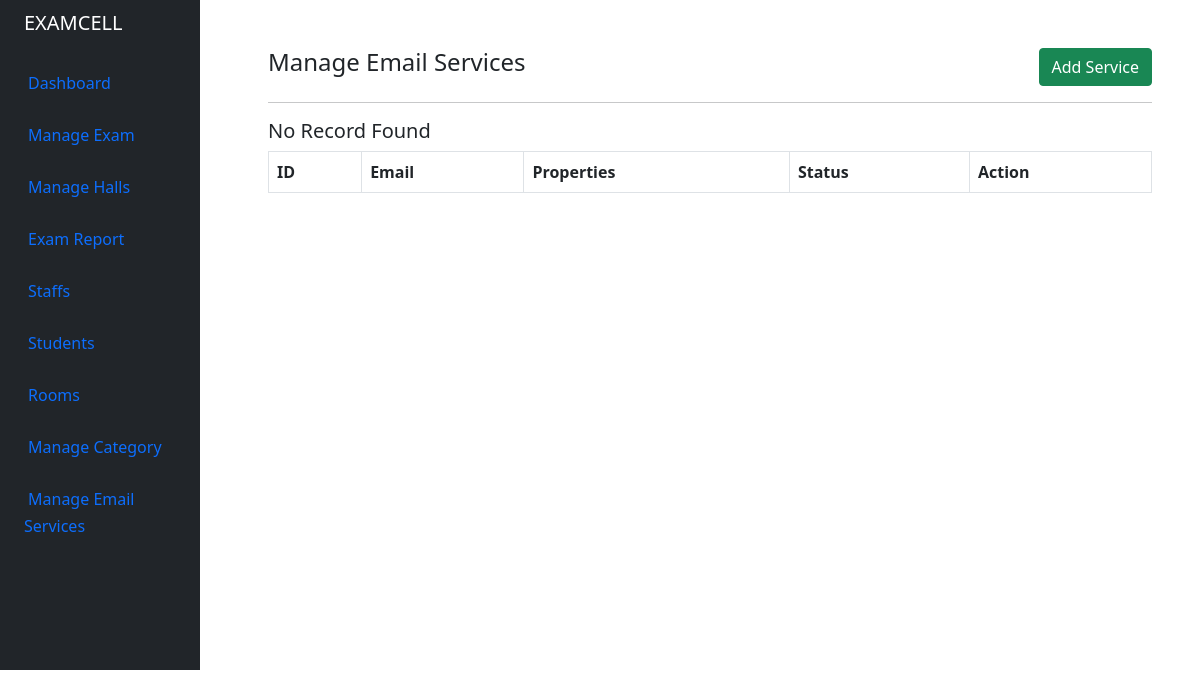
/admin/email_services.php (signed in), run on an earlier commit of the app's database.
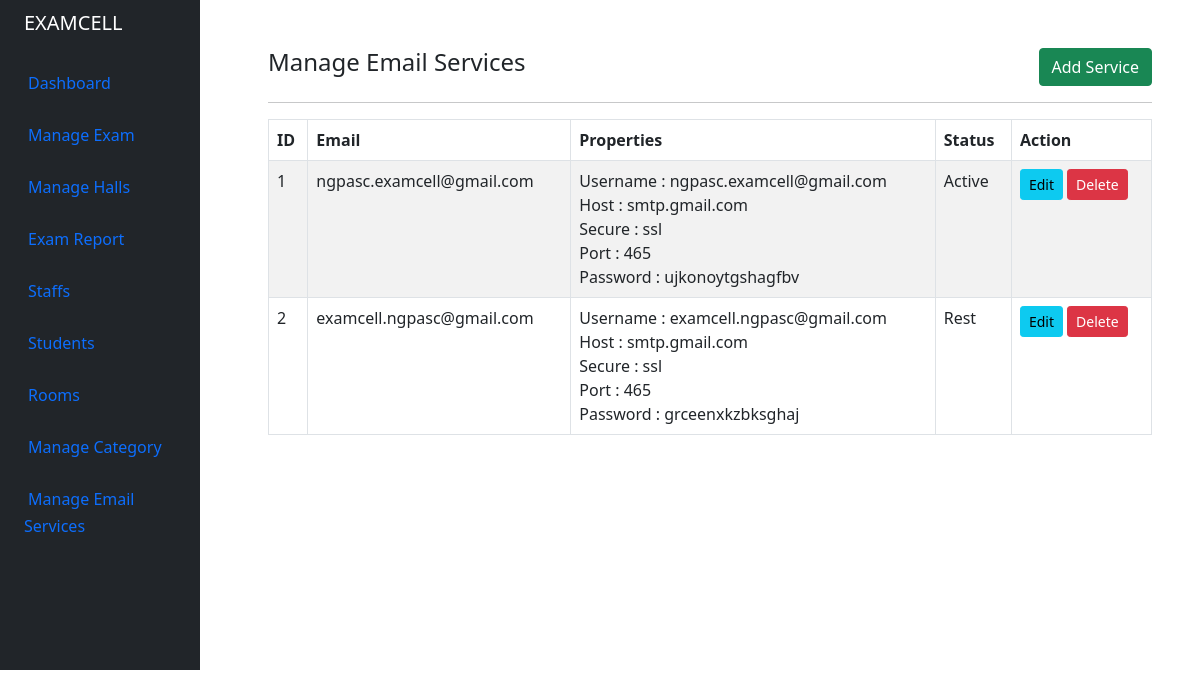
And on a later commit of the database.
### tables this page shows
CREATE TABLE `tbl_email_service` (
 `id` int(11) NOT NULL,
 `email` varchar(255) NOT NULL,
 `properties` longtext DEFAULT NULL,
 `status`  int(11) NOT NULL,
 `reset_datetime` datetime DEFAULT NULL,
 `created_at` datetime NOT NULL,
 `created_by` int(11) NOT NULL,
 `updated_at` datetime NOT NULL,
 `updated_by` int(11) NOT NULL
);

### admin/email_services.php (the view, shortened to what this page needs)
<?php
include '../helpers/basic_helper.php';
if (isset($_SESSION['email']) && isset($_SESSION['id'])) {
    echo site_header();
?>
    <div class="container-fluid">
        <div class="row flex-nowrap">
            <?php echo site_navbar(); ?>
            <div class="after-side-content col py-5 px-5">
                <div class="row">
                    <div class="col-md-8">
                        <h4>Manage Email Services</h4>
                    </div>
                    <div class="col-md-4">
                        <a href="email_service_create_edit.php" class="btn btn-success rounded float-end">Add Service</a>
                    </div>
                </div>
                <div>
                    <hr>
                    <table class="table table-bordered table-striped">
                        <thead>
                            <tr>
                                <th>ID</th>
                                <th>Email</th>
                                <th>Properties</th>
                                <th>Status</th>
                                <th>Action</th>
                            </tr>
                        </thead>
                        <tbody>
                            <?php
                            $query = "SELECT * FROM tbl_email_service";
                            $query_run = mysqli_query($conn, $query);
                            if (mysqli_num_rows($query_run) > 0) {
                                foreach ($query_run as $email_service) {
                            ?>
                                    <tr>
                                        <td><?= $email_service['id']; ?></td>
                                        <td><?= $email_service['email']; ?></td>
                                        <td>
                                            <?php
                                                $properties = json_decode($email_service['properties']);
                                                echo "Username : " . $properties->email_username;
                                                echo "<br>Host : " . $properties->email_host;
                                                echo "<br>Secure : " . $properties->email_secure;
                                                echo "<br>Port : " . $properties->email_port;
                                                echo "<br>Password : " . $properties->password;
                                            ?>
                                        </td>
                                        <td>
                                            <?php
                                                $statuses = ["-1" => "Suspend", "0" => 'Rest', "1" => "Active"];
                                                echo $statuses[$email_service['status']];
                                            ?>
                                        </td>
                                        <td>
                                            <a href="email_service_create_edit.php?id=<?= $email_service['id']; ?>" class="btn btn-info btn-sm">Edit</a>
                                            <form action="controller.php" method="POST" class="d-inline">
                                                <button type="submit" name="delete_email_service" value="<?= $email_service['id']; ?>" class="btn btn-danger btn-sm">Delete</button>
                                            </form>
                                        </td>
                                    </tr>
                            <?php
                                }
                            } else {
                                echo "<h5> No Record Found </h5>";
                            }
                            ?>
                        </tbody>
                    </table>
                </div>
            </div>
        </div>
    </div>
<?php
    echo site_footer();
} else {
    header("Location: index.php");
}

What changed in the data, as far as the page shows it:
added tbl_email_service: id "1", email "ngpasc.examcell@gmail.com", email_username "ngpasc.examcell@gmail.com", email_host "smtp.gmail.com", email_secure "ssl", email_port "465", password "ujkonoytgshagfbv", status "Active"
added tbl_email_service: id "2", email "examcell.ngpasc@gmail.com", email_username "examcell.ngpasc@gmail.com", email_host "smtp.gmail.com", email_secure "ssl", email_port "465", password "grceenxkzbksghaj", status "Rest"
Also different on the page:
text no longer shown: "No Record Found"
